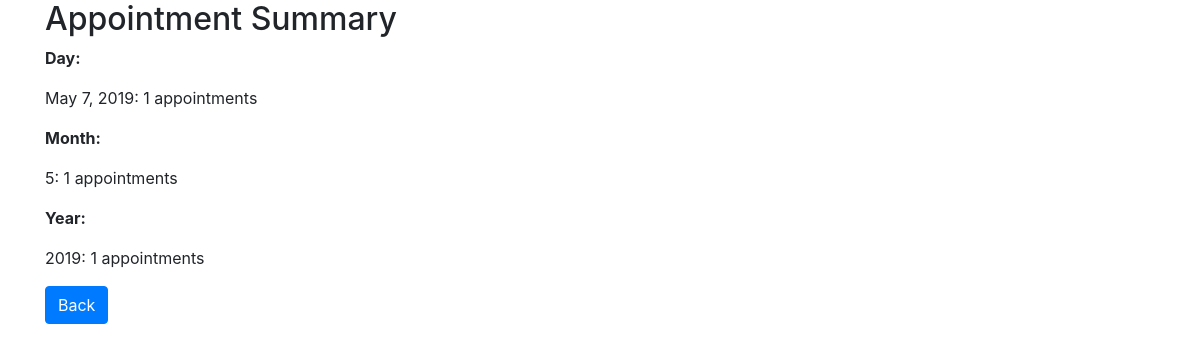
/appointments/appointment_summary/, run on an earlier commit of the app's database.
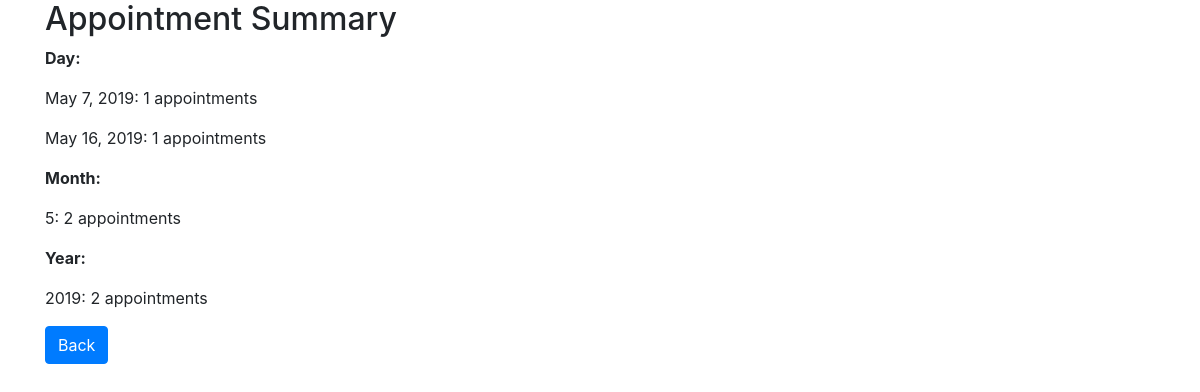
And on a later commit of the database.
### appointments/models.py (models this page shows, shortened)
class Appointment(models.Model):
	date=models.DateField(default=timezone.localdate)
	start_time=models.TimeField(default=timezone.now)
	end_time=models.TimeField(default=timezone.now)
	customuser = models.ForeignKey(CustomUser, on_delete=models.CASCADE, default='')

### appointments/views.py (the view)
# urls.py: path('appointment_summary/', views.appointment_summary, name='appointment_summary')
def appointment_summary(request):
    day=Appointment.objects.annotate(day=ExtractDay('date')).values('date').annotate(Count=Count('id'))
    month=Appointment.objects.annotate(month=ExtractMonth('date')).values('month').annotate(Count=Count('id'))
    year=Appointment.objects.annotate(year=ExtractYear('date')).values('year').annotate(Count=Count('id'))
    fall=Appointment.objects.filter(date__range=['2019-09-01', '2019-12-22']).annotate(month=ExtractMonth('date')).values('month').annotate(Count=Count('id'))
    spring=Appointment.objects.filter(date__range=['2019-02-01', '2019-05-29']).annotate(month=ExtractMonth('date')).values('month').annotate(Count=Count('id'))
    return render(request, 'appointment_summary.html', {'day':day, 'fall':fall, 'month':month, 'year':year, 'spring':spring})

### templates/appointment_summary.html (shortened to what this page needs)
{% extends 'base.html' %}
{% block content %}
<div class='container'>
  <h2>Appointment Summary</h2>
  <b><p>Day: </p></b>
  <form method="post">
    {% for x in day %}
             <tr>
                <p>{{x.date}}: {{x.Count}} appointments</p>
             </tr>
    {% endfor %}
    <b><p>Month: </p></b>
    {% for z in month %}
             <tr>
                <p>{{z.month}}: {{z.Count}} appointments</p>
             </tr>
    {% endfor %}
    <b><p>Year: </p></b>
    {% for y in year %}
             <tr>
                <p>{{y.year}}: {{y.Count}} appointments</p>
             </tr>
    {% endfor %}
    <a href={% url 'view_appointments' %} class='btn btn-primary' role='button'>Back</a>
    </form>
</div>
{% endblock %}

What changed in the data, as far as the page shows it:
added Appointment: date "May 16, 2019", Count "1"
Also different on the page:
new list line: "5 : 2 appointments"
new list line: "2019 : 2 appointments"
list line gone: "5 : 1 appointments"
list line gone: "2019 : 1 appointments"
